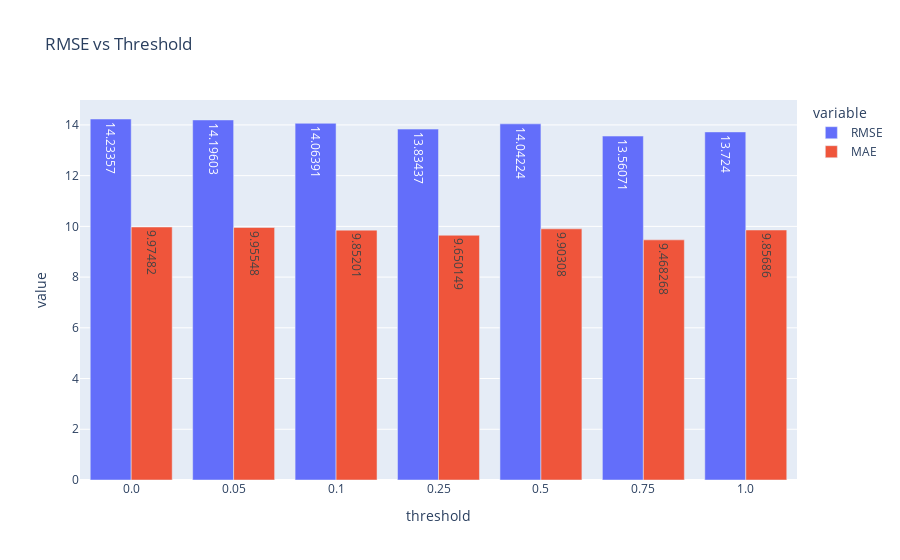

Write notebook code for a chart like this one.
### Code cell
fig = px.bar(df, x='threshold', y=['RMSE','MAE'], text_auto=True,barmode='group', title='RMSE vs Threshold')
# fig = px.line(df, x='threshold', y='RMSE', title='RMSE vs Threshold')
fig.show()

### Figure 1 — Plotly figure (JSON) as saved in the notebook; plotly's stock layout.template omitted (floating-point values rounded to 4 significant figures)
{"data": [{"alignmentgroup": "True", "hovertemplate": "variable=RMSE<br>threshold=%{x}<br>value=%{y}<extra></extra>", "legendgroup": "RMSE", "marker": {"color": "#636efa", "pattern": {"shape": ""}}, "name": "RMSE", "offsetgroup": "RMSE", "orientation": "v", "showlegend": true, "textposition": "auto", "texttemplate": "%{y}", "type": "bar", "x": ["0.0", "0.05", "0.1", "0.25", "0.5", "0.75", "1.0"], "xaxis": "x", "y": [14.23, 14.2, 14.06, 13.83, 14.04, 13.56, 13.72], "yaxis": "y"}, {"alignmentgroup": "True", "hovertemplate": "variable=MAE<br>threshold=%{x}<br>value=%{y}<extra></extra>", "legendgroup": "MAE", "marker": {"color": "#EF553B", "pattern": {"shape": ""}}, "name": "MAE", "offsetgroup": "MAE", "orientation": "v", "showlegend": true, "textposition": "auto", "texttemplate": "%{y}", "type": "bar", "x": ["0.0", "0.05", "0.1", "0.25", "0.5", "0.75", "1.0"], "xaxis": "x", "y": [9.975, 9.955, 9.852, 9.65, 9.903, 9.468, 9.857], "yaxis": "y"}], "layout": {"barmode": "group", "legend": {"title": {"text": "variable"}, "tracegroupgap": 0}, "title": {"text": "RMSE vs Threshold"}, "xaxis": {"anchor": "y", "domain": [0, 1], "title": {"text": "threshold"}}, "yaxis": {"anchor": "x", "domain": [0, 1], "title": {"text": "value"}}}}
